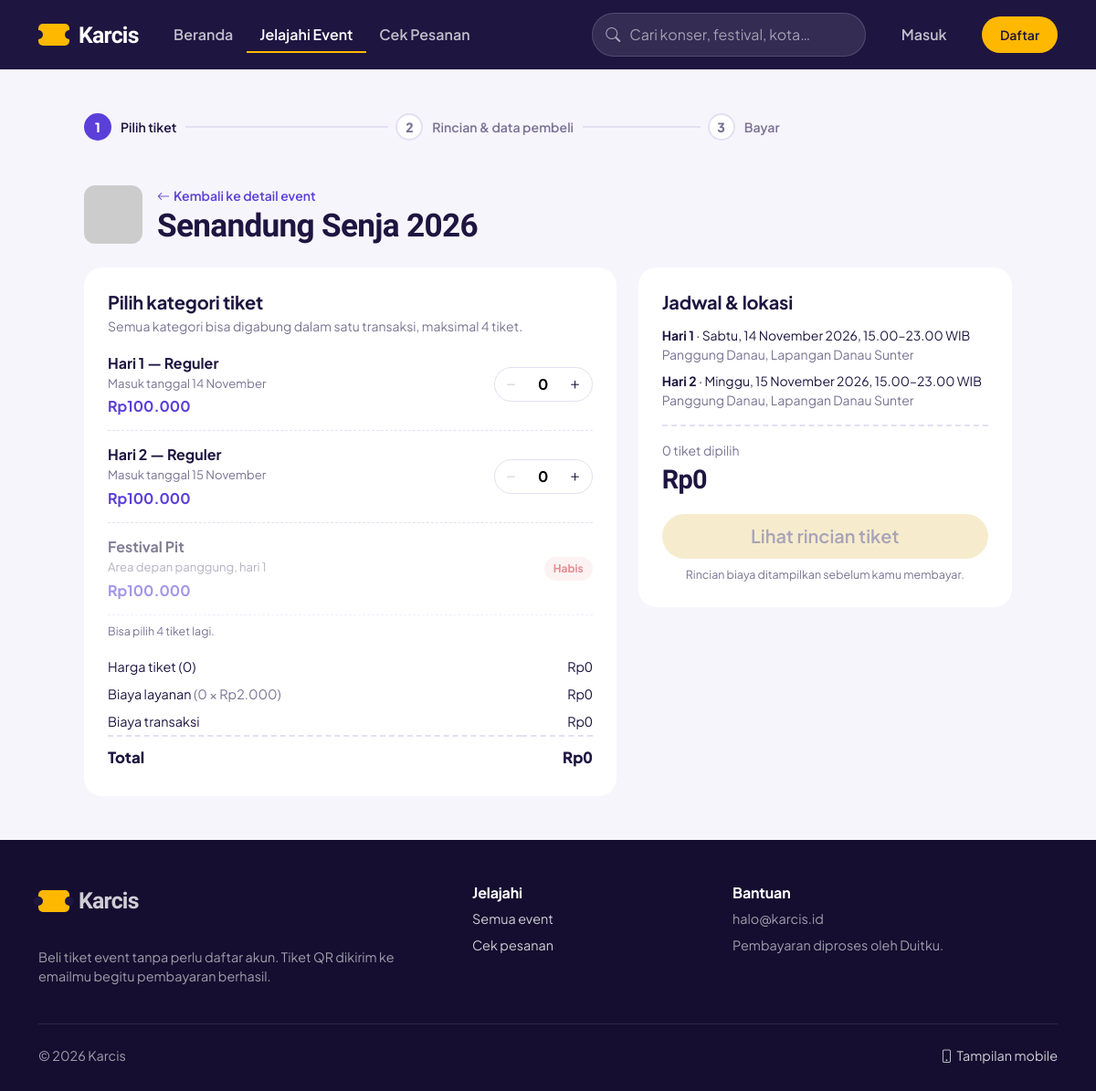
Screenshot of /event/tickets/senandung-senja-2026 with the database file from the repository.
### tables this page shows
CREATE TABLE events (
  id INT UNSIGNED AUTO_INCREMENT PRIMARY KEY,
  category_id INT UNSIGNED NOT NULL,
  title VARCHAR(160) NOT NULL,
  slug VARCHAR(180) NOT NULL UNIQUE,
  event_type VARCHAR(60) NOT NULL COMMENT 'Konser, Festival, Workshop, dsb',
  organizer VARCHAR(120) NOT NULL,
  short_desc VARCHAR(255) NOT NULL,
  description TEXT NOT NULL,
  banner VARCHAR(255) NOT NULL,
  thumbnail VARCHAR(255) NOT NULL,
  venue VARCHAR(160) NOT NULL,
  address VARCHAR(255) NOT NULL,
  city VARCHAR(80) NOT NULL,
  maps_url VARCHAR(255) NULL,
  start_date DATE NOT NULL,
  is_featured TINYINT(1) NOT NULL DEFAULT 0,
  status ENUM('draft','published','ended') NOT NULL DEFAULT 'published',
  created_at DATETIME NOT NULL DEFAULT CURRENT_TIMESTAMP,
  CONSTRAINT fk_event_cat FOREIGN KEY (category_id) REFERENCES categories(id)
);

CREATE TABLE ticket_types (
  id INT UNSIGNED AUTO_INCREMENT PRIMARY KEY,
  event_id INT UNSIGNED NOT NULL,
  name VARCHAR(80) NOT NULL,
  description VARCHAR(255) NOT NULL,
  price INT UNSIGNED NOT NULL DEFAULT 100000,
  quota INT UNSIGNED NOT NULL,
  sold INT UNSIGNED NOT NULL DEFAULT 0,
  sort_order INT NOT NULL DEFAULT 0,
  CONSTRAINT fk_tt_event FOREIGN KEY (event_id) REFERENCES events(id) ON DELETE CASCADE
);

CREATE TABLE event_schedules (
  id INT UNSIGNED AUTO_INCREMENT PRIMARY KEY,
  event_id INT UNSIGNED NOT NULL,
  label VARCHAR(60) NOT NULL,
  event_date DATE NOT NULL,
  start_time TIME NOT NULL,
  end_time TIME NOT NULL,
  venue VARCHAR(160) NOT NULL,
  CONSTRAINT fk_sched_event FOREIGN KEY (event_id) REFERENCES events(id) ON DELETE CASCADE
);

### application/core/MY_Controller.php (called while the page is built, shortened)
<?php
class MY_Controller extends Base_Controller
{
    public $view_mode = 'desktop';
    public $user = NULL;
    public function __construct()
    {
        $this->load->model('User_model');
        $uid = (int) $this->session->userdata('user_id');
        $this->user = $uid ? $this->User_model->find($uid) : NULL;
        $forced = $this->session->userdata('view_mode');
        $this->view_mode = in_array($forced, array('desktop', 'mobile'), TRUE)
            ? $forced
            : ($this->agent->is_mobile() ? 'mobile' : 'desktop');
    }
    protected function render($view, $data = array(), $layout = 'main')
    {
        $data['app_name']  = $this->config->item('app_name');
        $data['view_mode'] = $this->view_mode;
        $data['user']      = $this->user;
        $data['title']     = isset($data['title']) ? $data['title'] . ' | ' . $data['app_name'] : $data['app_name'];
        $data['content']   = $this->load->view($this->view_mode . '/' . $view, $data, TRUE);
        $this->load->view($this->view_mode . '/layouts/' . $layout, $data);
    }
}

### application/controllers/Event.php (called while the page is built, shortened)
<?php
class Event extends MY_Controller
{
    public function tickets($slug = '')
    {
        $event = $this->Event_model->get_by_slug($slug);
        $cart = $this->session->userdata('cart');
        $selected = ($cart && (int) $cart['event_id'] === (int) $event->id) ? $cart['qty'] : array();
        $this->render('event/tickets', array(
            'title'        => 'Pilih Tiket ' . $event->title,
            'event'        => $event,
            'schedules'    => $this->Event_model->schedules($event->id),
            'ticket_types' => $this->Event_model->ticket_types($event->id),
            'selected'     => $selected,
            'active_nav'   => 'explore',
        ));
    }
}

### index.php (called while the page is built, shortened)
<?php
require_once BASEPATH.'core/CodeIgniter.php';

### application/models/Event_model.php (called while the page is built, shortened)
<?php
class Event_model extends CI_Model
{
    protected function base()
    {
        return $this->db->select('e.*, c.name AS category_name, c.slug AS category_slug,
                (SELECT MIN(price) FROM ticket_types tt WHERE tt.event_id = e.id) AS min_price,
                (SELECT MAX(event_date) FROM event_schedules s WHERE s.event_id = e.id) AS end_date,
                (SELECT COUNT(*) FROM event_schedules s2 WHERE s2.event_id = e.id) AS total_days', FALSE)
            ->from('events e')
            ->join('categories c', 'c.id = e.category_id')
            ->where('e.status', 'published');
    }
    public function get_by_slug($slug)
    {
        return $this->base()->where('e.slug', $slug)->get()->row();
    }
    public function schedules($event_id)
    {
        return $this->db->where('event_id', $event_id)->order_by('event_date, start_time')->get('event_schedules')->result();
    }
    public function ticket_types($event_id)
    {
        return $this->db->select('*, (quota - sold) AS available', FALSE)
            ->where('event_id', $event_id)->order_by('sort_order')->get('ticket_types')->result();
    }
}

### application/models/Fmt_model.php (called while the page is built, shortened)
<?php
class Fmt_model extends CI_Model
{
    public function base($path = '')
    {
        return rtrim($this->config->base_url(), '/') . '/' . ltrim($path, '/');
    }
    public function url($uri = '')
    {
        return $this->config->site_url($uri);
    }
    public function rupiah($angka)
    {
        return 'Rp' . number_format((int) $angka, 0, ',', '.');
    }
    public function tgl($date, $with_day = TRUE)
    {
        $hari  = array('Minggu','Senin','Selasa','Rabu','Kamis','Jumat','Sabtu');
        $bulan = array(1=>'Januari','Februari','Maret','April','Mei','Juni','Juli','Agustus','September','Oktober','November','Desember');
        $ts  = strtotime($date);
        $str = date('j', $ts) . ' ' . $bulan[(int) date('n', $ts)] . ' ' . date('Y', $ts);
        return $with_day ? $hari[(int) date('w', $ts)] . ', ' . $str : $str;
    }
    public function jam($time)
    {
        return date('H.i', strtotime($time));
    }
    public function img($path)
    {
        return preg_match('#^https?://#i', $path) ? $path : $this->base($path);
    }
    public function service_fee()     { return (int) $this->config->item('service_fee_per_ticket'); }
    public function transaction_fee() { return (int) $this->config->item('transaction_fee'); }
    public function max_tickets()     { return (int) $this->config->item('max_tickets_per_order'); }
}

### application/views/desktop/partials/ticket_box.php (the view, shortened to what this page needs)
<?php defined('BASEPATH') OR exit('No direct script access allowed');
$selected   = isset($selected) ? $selected : array();
?>
<form method="post" action="<?= $this->fmt->url('checkout') ?>" data-ticket-form data-max="<?= $this->fmt->max_tickets() ?>" data-service-fee="<?= $this->fmt->service_fee() ?>" data-transaction-fee="<?= $this->fmt->transaction_fee() ?>" id="ticketForm"><?= $this->fmt->csrf() ?>
  <?php foreach ($ticket_types as $t):
      $avail = max(0, (int) $t->available); $soldout = $avail <= 0; ?>
  <div class="tt-row <?= $soldout ? 'is-soldout' : '' ?>">
    <div class="flex-grow-1 min-w-0">
      <div class="tt-name"><?= html_escape($t->name) ?></div>
      <div class="tt-desc"><?= html_escape($t->description) ?></div>
      <div class="tt-price mt-1"><?= $this->fmt->rupiah($t->price) ?></div>
    </div>
    <?php if ($soldout): ?>
      <span class="soldout-badge">Habis</span>
    <?php else: ?>
      <div class="stepper">
        <button type="button" data-minus aria-label="Kurangi <?= html_escape($t->name) ?>"><i class="bi bi-dash"></i></button>
        <input type="number" inputmode="numeric" name="qty[<?= (int) $t->id ?>]" value="<?= isset($selected[$t->id]) ? min((int) $selected[$t->id], $avail) : 0 ?>" min="0" max="<?= min($this->fmt->max_tickets(), $avail) ?>"
               data-qty data-price="<?= (int) $t->price ?>" data-stock="<?= $avail ?>" aria-label="Jumlah <?= html_escape($t->name) ?>">
        <button type="button" data-plus aria-label="Tambah <?= html_escape($t->name) ?>"><i class="bi bi-plus"></i></button>
      </div>
    <?php endif; ?>
  </div>
  <?php endforeach; ?>
  <div class="fee-note mt-2" data-out="limit">Maksimal <?= $this->fmt->max_tickets() ?> tiket per transaksi.</div>
  <table class="fee-table mt-3">
    <tr><td>Harga tiket (<span data-out="qty">0</span>)</td><td data-out="subtotal">Rp0</td></tr>
    <tr><td>Biaya layanan <span class="text-muted-k">(<span data-out="service-label">0 × <?= $this->fmt->rupiah($this->fmt->service_fee()) ?></span>)</span></td><td data-out="service">Rp0</td></tr>
    <tr><td>Biaya transaksi</td><td data-out="trx">Rp0</td></tr>
    <tr class="total"><td>Total</td><td data-out="total">Rp0</td></tr>
  </table>
</form>

### application/views/desktop/event/tickets.php (shortened to what this page needs)
<div class="container py-5" style="max-width:1040px">
  <?php $this->load->view('shared/steps', array('step' => 1)); ?>
  <div class="d-flex gap-3 align-items-center mt-5 mb-4">
    <img src="<?= html_escape($this->fmt->img($event->thumbnail)) ?>" alt="" style="width:64px;height:64px;object-fit:cover;border-radius:12px">
    <div>
      <a href="<?= $this->fmt->url('event/detail/' . $event->slug) ?>" class="small fw-semibold"><i class="bi bi-arrow-left me-1"></i>Kembali ke detail event</a>
      <h1 class="mb-0" style="font-size:2.2rem"><?= html_escape($event->title) ?></h1>
    </div>
  </div>
  <div class="row g-4">
    <div class="col-lg-7">
      <div class="panel">
        <h5 class="mb-1">Pilih kategori tiket</h5>
        <p class="small text-muted-k mb-1">Semua kategori bisa digabung dalam satu transaksi, maksimal <?= $this->fmt->max_tickets() ?> tiket.</p>
        <?php $this->load->view('desktop/partials/ticket_box', array('sticky_bar' => TRUE)); ?>
      </div>
    </div>
    <div class="col-lg-5">
      <div class="panel" style="position:sticky;top:20px">
        <h5>Jadwal &amp; lokasi</h5>
        <?php foreach ($schedules as $s): ?>
          <div class="small mb-2"><strong><?= html_escape($s->label) ?></strong> · <?= $this->fmt->tgl($s->event_date) ?>, <?= $this->fmt->jam($s->start_time) ?>–<?= $this->fmt->jam($s->end_time) ?> WIB<br><span class="text-muted-k"><?= html_escape($s->venue) ?></span></div>
        <?php endforeach; ?>
        <hr style="border-top:2px dashed var(--line);opacity:1">
        <div class="d-flex justify-content-between align-items-end">
          <div><div class="small text-muted-k"><span data-out="qty">0</span> tiket dipilih</div><div class="display-type" style="font-size:1.8rem" data-out="total">Rp0</div></div>
        </div>
        <button type="submit" form="ticketForm" class="btn btn-sun btn-lg w-100 mt-3" data-submit-ticket disabled>Lihat rincian tiket</button>
        <p class="fee-note text-center mt-2 mb-0">Rincian biaya ditampilkan sebelum kamu membayar.</p>
      </div>
    </div>
  </div>
</div>

### assets/css/base.css (style rules this page uses)
:root { --ink: #1E1540; --ink-soft: #4A4368; --muted: #7A7394; --paper: #F7F5FC; --card: #FFFFFF; --line: #E4DFF2; --plum: #5B3FD9; --plum-deep: #4329B8; --plum-tint: #EEE9FF; --sun: #FFB800; --sun-deep: #E5A200; --mint: #12966F; --mint-tint: #E3F6EF; --danger: #C8323B; --r-lg: 20px; --r-md: 14px; --r-sm: 10px; --font-display: "Bricolage Grotesque", "Plus Jakarta Sans", system-ui, sans-serif; --font-body: "Plus Jakarta Sans", system-ui, -apple-system, "Segoe UI", sans-serif; --bs-body-font-family: var(--font-body); --bs-body-color: var(--ink); --bs-body-bg: var(--paper); --bs-primary: var(--plum); --bs-primary-rgb: 91, 63, 217; --bs-link-color: var(--plum); --bs-link-hover-color: var(--plum-deep); --bs-border-color: var(--line); }
body { font-family: var(--font-body); color: var(--ink); background: var(--paper); -webkit-font-smoothing: antialiased; }
h1, h2, h3, .display-type { font-family: var(--font-display); letter-spacing: -0.02em; font-weight: 700; }
h4, h5, h6 { font-weight: 700; letter-spacing: -0.01em; }
a { color: var(--plum); text-decoration: none; }
.text-muted-k { color: var(--muted) !important; }
.btn { font-weight: 600; border-radius: 999px; padding: .6rem 1.25rem; }
.btn-sun { background: var(--sun); color: var(--ink); border: 0; }
.btn-sun:disabled { background: #F2E2B3; color: var(--muted); }
.tt-row { display: flex; align-items: center; gap: 12px; padding: 14px 0; border-bottom: 1px dashed var(--line); }
.tt-row.is-soldout { opacity: .55; }
.tt-name { font-weight: 700; }
.tt-desc { font-size: .82rem; color: var(--muted); }
.tt-price { font-weight: 700; color: var(--plum); }
.stepper { display: inline-flex; align-items: center; border: 1.5px solid var(--line); border-radius: 999px; overflow: hidden; background: #fff; }
.stepper button { width: 36px; height: 36px; border: 0; background: transparent; font-size: 1.1rem; color: var(--ink); }
.stepper button:disabled { color: #CFC9E0; }
.stepper input { width: 34px; border: 0; text-align: center; font-weight: 700; background: transparent; -moz-appearance: textfield; }
.soldout-badge { font-size: .75rem; font-weight: 700; color: var(--danger); background: #FCE8E9; padding: 4px 10px; border-radius: 999px; }
.fee-table { width: 100%; font-size: .9rem; }
.fee-table td { padding: 4px 0; }
.fee-table td:last-child { text-align: right; font-variant-numeric: tabular-nums; }
.fee-table .total td { font-weight: 800; font-size: 1.05rem; padding-top: 10px; border-top: 2px dashed var(--line); }
.fee-note { font-size: .78rem; color: var(--muted); }

### assets/css/desktop.css (style rules this page uses)
.panel { background: #fff; border-radius: var(--r-lg); padding: 26px; }
.panel h5 { margin-bottom: 14px; }

### rows the page displays
events: title "Senandung Senja 2026"
ticket_types: name "Hari 1 — Reguler", description "Masuk tanggal 14 November", price "Rp100.000", id "0"
ticket_types: name "Hari 2 — Reguler", description "Masuk tanggal 15 November", price "Rp100.000", id "0"
ticket_types: name "Festival Pit", description "Area depan panggung, hari 1", price "Rp100.000", shows "Habis"
event_schedules: label "Hari 1", event_date "Sabtu, 14 November 2026", start_time "15.00", end_time "23.00", venue "Panggung Danau, Lapangan Danau Sunter"
event_schedules: label "Hari 2", event_date "Minggu, 15 November 2026", start_time "15.00", end_time "23.00", venue "Panggung Danau, Lapangan Danau Sunter"

### other values shown
$app_name "Karcis"
$label "Pilih tiket"
$label "Rincian & data pembeli"
$label "Bayar"
$this->fmt->max_tickets() "4"
$this->config->item('support_email') "halo@karcis.id"
